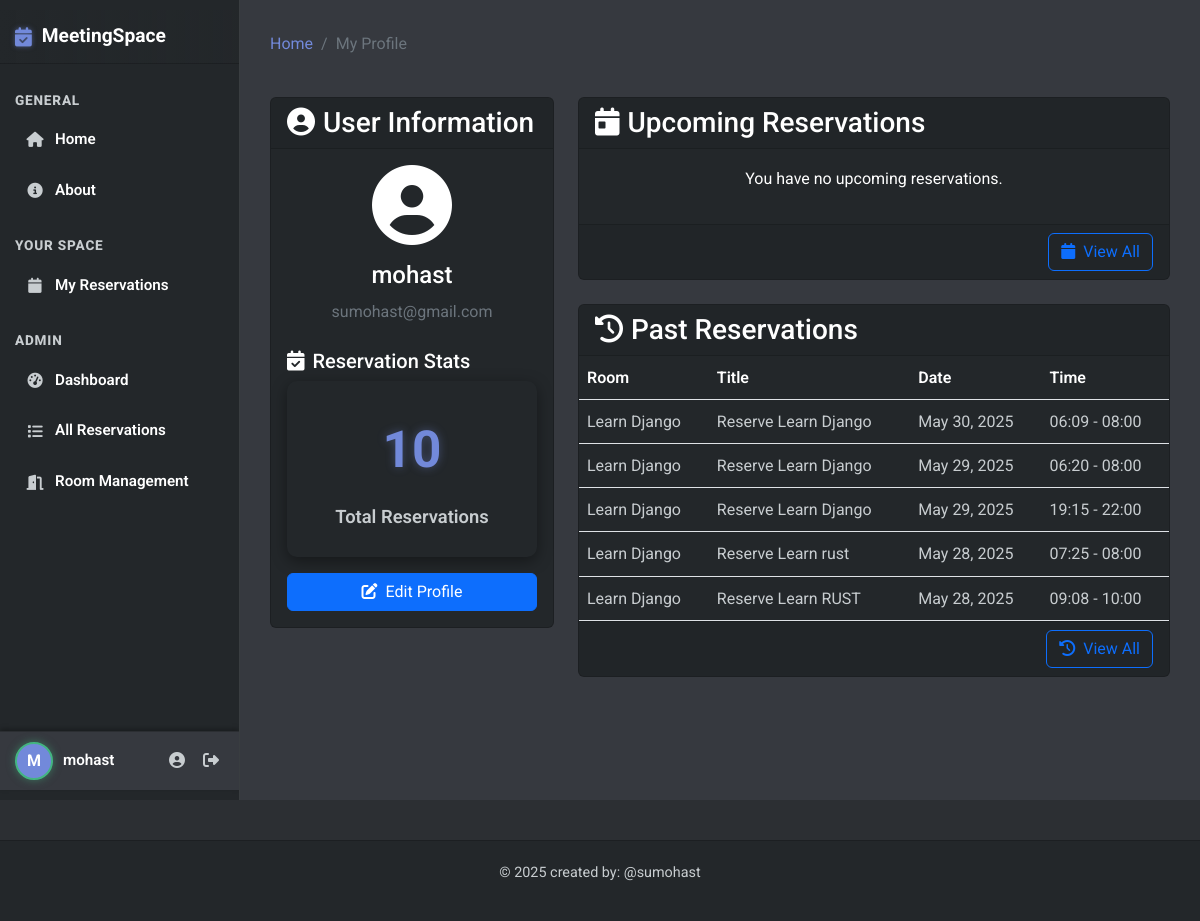
The app's page /profile/ (signed in), older data.
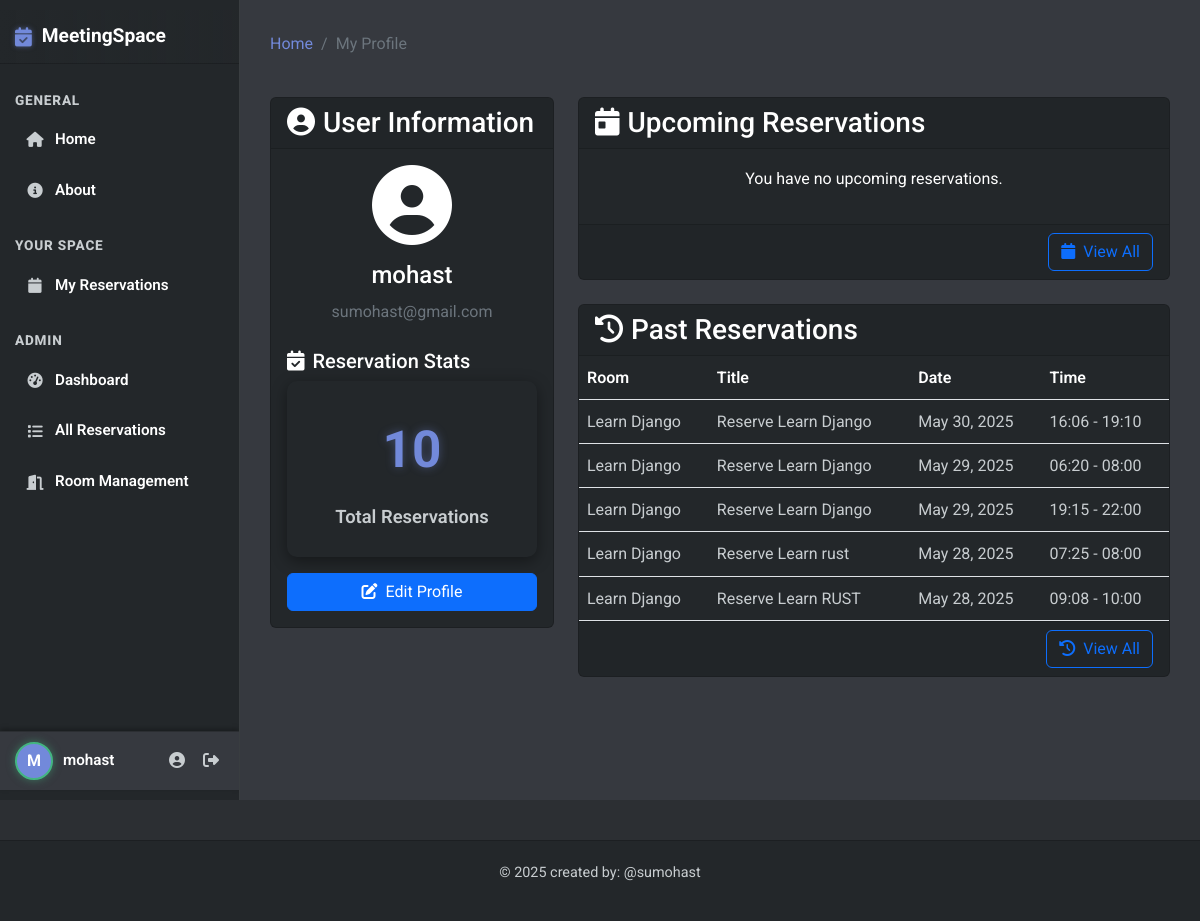
The same page, newer data.
### base/models.py (models this page shows, shortened)
class Reservation(models.Model):
    participant_count = models.IntegerField(default=1, help_text="Number of participants")
    room = models.ForeignKey(Room, on_delete=models.CASCADE)
    user = models.ForeignKey(User, on_delete=models.CASCADE)
    title = models.CharField(max_length=200)
    description = models.TextField(null=True, blank=True)
    date = models.DateField()
    start_time = models.TimeField()
    end_time = models.TimeField()
    participants_emails = models.TextField(null=True, blank=True,
                                          help_text="Enter email addresses separated by commas")
    reminder_sent = models.BooleanField(default=False) # this field is used to track if a reminder has been sent for this reservation
    created = models.DateTimeField(auto_now_add=True)
    updated = models.DateTimeField(auto_now=True)
    class Meta:
        ordering = ['date', 'start_time']
        constraints = [
            models.UniqueConstraint(
                fields=['room', 'date', 'start_time'],
                name='unique_reservation'
            )
        ]

class Room(models.Model):
    name = models.CharField(max_length=100)
    capacity = models.IntegerField(default=10)
    has_projector = models.BooleanField(default=False)
    has_whiteboard = models.BooleanField(default=False)
    has_video_conference = models.BooleanField(default=False)
    description = models.TextField(null=True, blank=True)
    created = models.DateTimeField(auto_now_add=True)
    updated = models.DateTimeField(auto_now=True)
    class Meta: # this class is used to define metadata for the model , for example when we want to sort the rooms by name
        ordering = ['name']

### base/views.py (the view)
# urls.py: path('profile/', views.profile, name="profile"),
@login_required
def profile(request):
    user = request.user
    upcoming_reservations = Reservation.objects.filter(
        user=user,
        date__gte=datetime.now().date()
    ).order_by('date', 'start_time')[:5]
    past_reservations = Reservation.objects.filter(
        user=user,
        date__lt=datetime.now().date()
    ).order_by('-date', 'start_time')[:5]
    total_reservations = Reservation.objects.filter(user=user).count()
    context = {
        'user': user,
        'upcoming_reservations': upcoming_reservations,
        'past_reservations': past_reservations,
        'total_reservations': total_reservations,
    }
    return render(request, 'base/profile.html', context)

### templates/base/profile.html (shortened to what the changed rows need)
{% extends 'main.html' %}
{% load static %}
{% block content %}
<div class="row">
    <div class="col-md-8">
        <div class="card">
            <div class="card-body p-0">
                {% if past_reservations %}
                <div class="table-responsive">
                    <table class="table mb-0">
                        <thead>
                            <tr>
                                <th>Room</th>
                                <th>Title</th>
                                <th>Date</th>
                                <th>Time</th>
                            </tr>
                        </thead>
                        <tbody>
                            {% for reservation in past_reservations %}
                            <tr>
                                <td>{{ reservation.room.name }}</td>
                                <td>{{ reservation.title }}</td>
                                <td>{{ reservation.date }}</td>
                                <td>{{ reservation.start_time|time:"H:i" }} - {{ reservation.end_time|time:"H:i" }}</td>
                            </tr>
                            {% endfor %}
                        </tbody>
                    </table>
                </div>
                {% else %}
                <div class="card-body">
                    <p class="text-center">You have no past reservations.</p>
                </div>
                {% endif %}
            </div>
        </div>
    </div>
</div>
{% endblock %}

Row changes from the older to the newer data that the page shows:
removed Reservation: room.name "Learn Django", title "Reserve Learn Django", date "May 30, 2025", start_time "06:09", end_time "08:00"
added Reservation: room.name "Learn Django", title "Reserve Learn Django", date "May 30, 2025", start_time "16:06", end_time "19:10"
